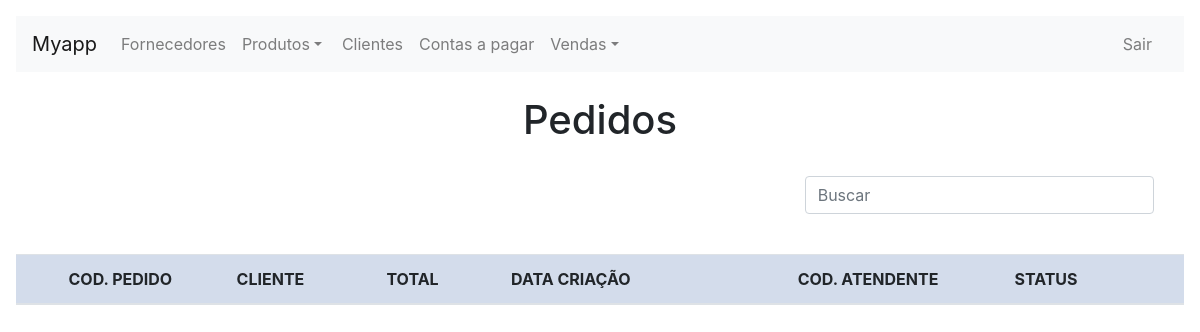
Before: /order.php with the older database file.
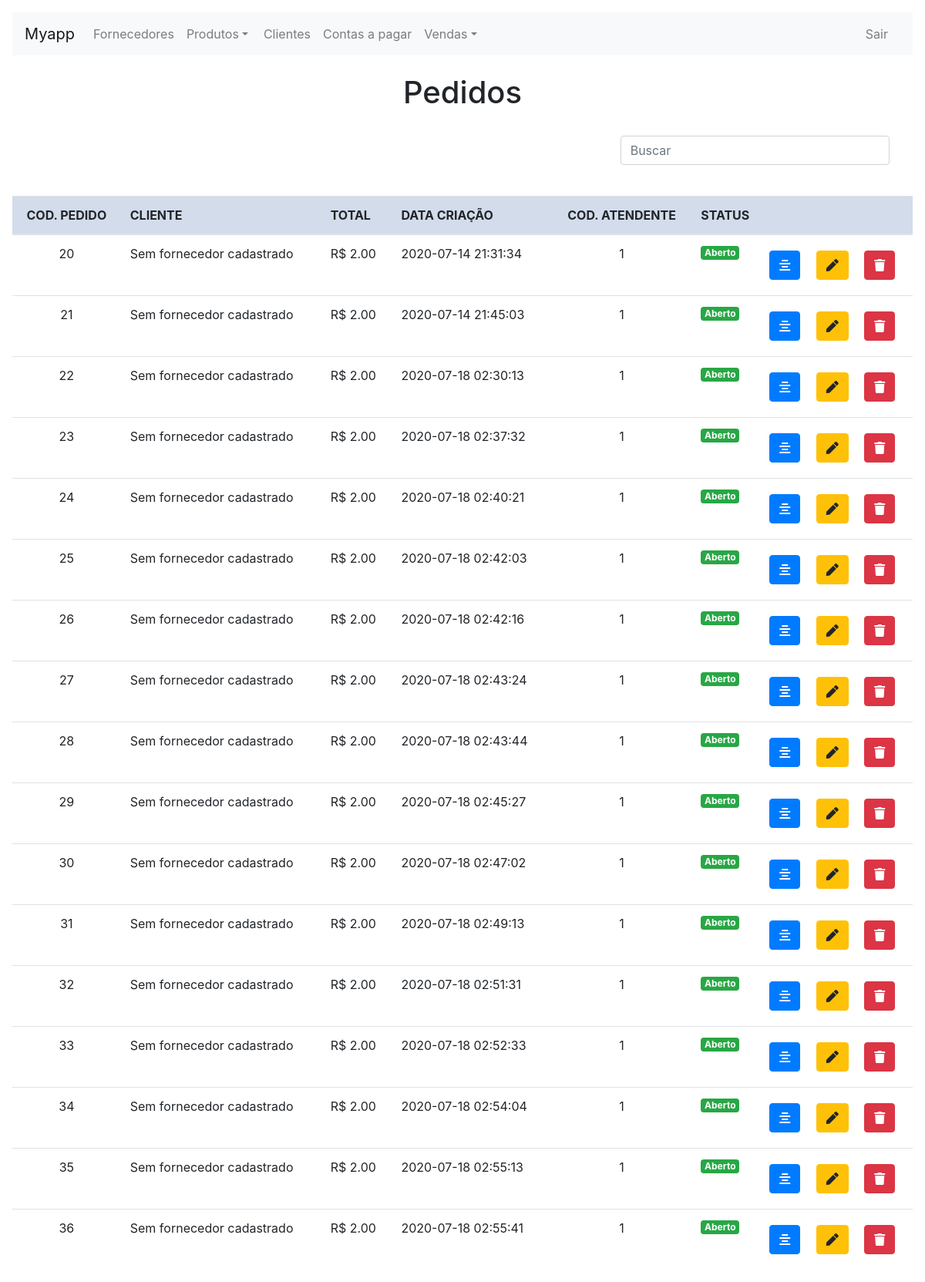
After: the same page with the newer database file.
### tables this page shows
CREATE TABLE `sale_order` (
  `ID` int(11) NOT NULL,
  `FK_ID_CLIENT` int(11) NOT NULL,
  `STATUS` int(1) NOT NULL,
  `CREATED_BY` int(11) NOT NULL,
  `CREATED_ON` datetime NOT NULL,
  `MODIFIED_BY` int(11) DEFAULT NULL,
  `MODIFIED_ON` datetime DEFAULT NULL
);

CREATE TABLE `provider` (
  `ID` int(11) NOT NULL,
  `TYPE` varchar(25) NOT NULL,
  `NAME` varchar(255) NOT NULL,
  `PHONE` varchar(255) NOT NULL,
  `MAIL` varchar(255) DEFAULT NULL,
  `CPF_CNPJ` varchar(255) NOT NULL,
  `ZIPCODE` varchar(8) NOT NULL,
  `STREET` varchar(255) NOT NULL,
  `NUMBER` int(11) NOT NULL,
  `NEIGHBORHOOD` varchar(255) NOT NULL,
  `CITY_STATE` varchar(255) NOT NULL,
  `ACTIVE` int(11) NOT NULL,
  `CREATED_BY` int(11) NOT NULL,
  `CREATED_ON` datetime NOT NULL DEFAULT current_timestamp(),
  `MODIFIED_BY` int(11) DEFAULT NULL,
  `MODIFIED_ON` datetime DEFAULT NULL
);

### assist/classes/mOrder.php (called while the page is built, shortened)
<?php
class mOrder extends mConnection
{
    public function getOrders()
    {
        $sql = "SELECT * FROM SALE_ORDER";
        $con = $this->Connect();
        $stmt = $con->query($sql);
        return $stmt->fetchAll(PDO::FETCH_ASSOC);
    }
    public function getOrderTotalCost($ORDER_ID)
    {
        $sql = "SELECT SUM(TOTAL_COST) TOTAL FROM SALE_DETAIL WHERE FK_ID_ORDER = :FK_ID_ORDER";
        $con = $this->Connect();
        $stmt = $con->prepare($sql);
        $stmt->bindParam(":FK_ID_ORDER", $ORDER_ID, PDO::PARAM_INT);
        $stmt->execute();
        $total = $stmt->fetch(PDO::FETCH_ASSOC)['TOTAL'];
        $total = explode('.', $total);
        if (isset($total[1])) {
            return $total = $total[0] . "." . substr($total[1], 0, 2);
        } else {
            return $total = $total[0] . ".00";
        }
    }
}

### assist/classes/mProvider.php (called while the page is built, shortened)
<?php
class mProvider extends mConnection {
    public function getProvider($ID) {
        $sql = "SELECT * FROM PROVIDER WHERE ID = :ID";
        $con = $this->Connect();
        $stmt = $con->prepare($sql);
        $stmt->bindParam(":ID", $ID, PDO::PARAM_INT);
        $stmt->execute();
        return $stmt->fetch(PDO::FETCH_ASSOC);
    }
}

### order.php (the view, shortened to what this page needs)
<?php
require_once('assist/classes/mProvider.php');
require_once('assist/classes/mOrder.php');
$mProvider = new mProvider();
$mOrder = new mOrder();
$orders = $mOrder->getOrders();
?>
<!DOCTYPE html>
<html lang="pt-br">
<head>
    <?php require_once('components/script.php'); ?>
    <link rel="stylesheet" href="css/button.css" />
</head>
<body>
    <?php require_once('./components/navbar.php'); ?>
    <br>
    <center>
        <h1>Pedidos</h1>
    </center>
    <br>
    <div class="form-group input-group col-md-12">
        <div class="col-md-8"></div>
        <div class="col-md-4">
            <input name="consulta" id="txt_consulta" placeholder="Buscar" type="text" class="form-control">
        </div>
    </div>
    <br>
    <table id="tabela" class="table table-hover table-responsive-xl">
        <thead>
            <tr>
                <th scope="col">
                    <center>COD. PEDIDO</center>
                </th>
                <th scope="col">CLIENTE</th>
                <th scope="col">TOTAL</th>
                <th scope="col">DATA CRIAÇÃO</th>
                <th scope="col">
                    <center>COD. ATENDENTE</center>
                </th>
                <th scope="col">STATUS</th>
                <th scope="col"></th>
            </tr>
        </thead>
        <tbody>
            <?php foreach ($orders as $o) { ?>
                <tr>
                    <td>
                        <center><?= $o['ID'] ?></center>
                    </td>
                    <td><?= $mProvider->getProvider($o['FK_ID_CLIENT'])['NAME'] ?> </td>
                    <td>R$ <?= $mOrder->getOrderTotalCost($o['ID']) ?></td>
                    <td><?= $o['CREATED_ON'] ?></td>
                    <td>
                        <center><?= $o['CREATED_BY'] ?></center>
                    </td>
                    <?php if ($o['STATUS'] == 0) { ?>
                        <td>
                            <h6><span class="badge badge-success">Aberto</span></h6>
                        </td>
                    <?php } else if ($o['STATUS'] == 1) { ?>
                        <td>
                            <h6><span class="badge badge-warning">Fechado</span></h6>
                        </td>
                    <?php } else if ($o['STATUS'] == 2) { ?>
                        <td>
                            <h6><span class="badge badge-primary">Finalizado</span></h6>
                        </td>
                    <?php } ?>
                    <td>
                        <div class="row">
                            <div>
                                <button type="button" class="btn btn-primary btn-row" data-toggle="modal" data-target="#infoOrder" title="Detalhes do pedido" onclick="orderInfo(<?= $o['ID'] ?>)">
                                    <i class="fas fa-align-center"></i>
                                </button>
                                <?php if ($o['STATUS'] == 0) { ?>
                                    <button type="button" class="btn btn-warning btn-row" data-toggle="modal" data-target="#editOrder" title="Editar pedido" onclick="ordertEdit(<?= $o['ID'] ?>)">
                                        <i class="fas fa-pen"></i>
                                    </button>
                                <?php } ?>
                                <button type="button" class="btn btn-danger btn-row" data-toggle="modal" data-target="#deleteOrder" title="Excluir pedido" onclick="storeOrderId(<?= $o['ID'] ?>)">
                                    <i class="fas fa-trash"></i>
                                </button>
                            </div>
                        </div>
                    </td>
                </tr>
            <?php } ?>
        </tbody>
    </table>
</body>
</html>

Changed rows visible on the page:
added sale_order: ID "20", FK_ID_CLIENT.NAME "Sem fornecedor cadastrado", OrderTotalCost "2.00", CREATED_ON "2020-07-14 21:31:34", CREATED_BY "1", STATUS "Aberto"
added sale_order: ID "21", FK_ID_CLIENT.NAME "Sem fornecedor cadastrado", OrderTotalCost "2.00", CREATED_ON "2020-07-14 21:45:03", CREATED_BY "1", STATUS "Aberto"
added sale_order: ID "22", FK_ID_CLIENT.NAME "Sem fornecedor cadastrado", OrderTotalCost "2.00", CREATED_ON "2020-07-18 02:30:13", CREATED_BY "1", STATUS "Aberto"
added sale_order: ID "23", FK_ID_CLIENT.NAME "Sem fornecedor cadastrado", OrderTotalCost "2.00", CREATED_ON "2020-07-18 02:37:32", CREATED_BY "1", STATUS "Aberto"
added sale_order: ID "24", FK_ID_CLIENT.NAME "Sem fornecedor cadastrado", OrderTotalCost "2.00", CREATED_ON "2020-07-18 02:40:21", CREATED_BY "1", STATUS "Aberto"
added sale_order: ID "25", FK_ID_CLIENT.NAME "Sem fornecedor cadastrado", OrderTotalCost "2.00", CREATED_ON "2020-07-18 02:42:03", CREATED_BY "1", STATUS "Aberto"
added sale_order: ID "26", FK_ID_CLIENT.NAME "Sem fornecedor cadastrado", OrderTotalCost "2.00", CREATED_ON "2020-07-18 02:42:16", CREATED_BY "1", STATUS "Aberto"
added sale_order: ID "27", FK_ID_CLIENT.NAME "Sem fornecedor cadastrado", OrderTotalCost "2.00", CREATED_ON "2020-07-18 02:43:24", CREATED_BY "1", STATUS "Aberto"
added sale_order: ID "28", FK_ID_CLIENT.NAME "Sem fornecedor cadastrado", OrderTotalCost "2.00", CREATED_ON "2020-07-18 02:43:44", CREATED_BY "1", STATUS "Aberto"
added sale_order: ID "29", FK_ID_CLIENT.NAME "Sem fornecedor cadastrado", OrderTotalCost "2.00", CREATED_ON "2020-07-18 02:45:27", CREATED_BY "1", STATUS "Aberto"
added sale_order: ID "30", FK_ID_CLIENT.NAME "Sem fornecedor cadastrado", OrderTotalCost "2.00", CREATED_ON "2020-07-18 02:47:02", CREATED_BY "1", STATUS "Aberto"
added sale_order: ID "31", FK_ID_CLIENT.NAME "Sem fornecedor cadastrado", OrderTotalCost "2.00", CREATED_ON "2020-07-18 02:49:13", CREATED_BY "1", STATUS "Aberto"
added sale_order: ID "32", FK_ID_CLIENT.NAME "Sem fornecedor cadastrado", OrderTotalCost "2.00", CREATED_ON "2020-07-18 02:51:31", CREATED_BY "1", STATUS "Aberto"
added sale_order: ID "33", FK_ID_CLIENT.NAME "Sem fornecedor cadastrado", OrderTotalCost "2.00", CREATED_ON "2020-07-18 02:52:33", CREATED_BY "1", STATUS "Aberto"
added sale_order: ID "34", FK_ID_CLIENT.NAME "Sem fornecedor cadastrado", OrderTotalCost "2.00", CREATED_ON "2020-07-18 02:54:04", CREATED_BY "1", STATUS "Aberto"
added sale_order: ID "35", FK_ID_CLIENT.NAME "Sem fornecedor cadastrado", OrderTotalCost "2.00", CREATED_ON "2020-07-18 02:55:13", CREATED_BY "1", STATUS "Aberto"
added sale_order: ID "36", FK_ID_CLIENT.NAME "Sem fornecedor cadastrado", OrderTotalCost "2.00", CREATED_ON "2020-07-18 02:55:41", CREATED_BY "1", STATUS "Aberto"
